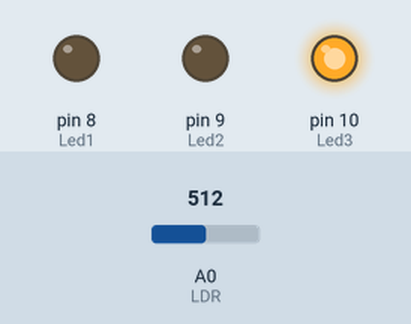
Recording of a sketch running on a simulated Arduino Uno, built with avr-gcc and run on an emulated ATmega328P. Shown: output pins drawn as LEDs (lit = HIGH). The inputs (shaded band) are chosen by the test bench; at power-on: A0 (LDR) = 512.

Above: at 1.6 s.
1.7 s: A0 (LDR) set to 536
3.6 s: A0 (LDR) set to 565
At 5.2 s:
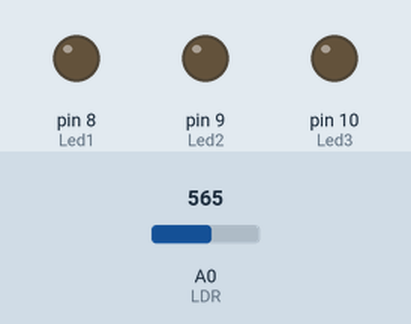
5.5 s: A0 (LDR) set to 440
At 6.5 s:
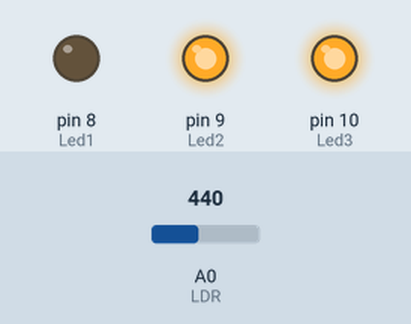
7.1 s: A0 (LDR) set to 359
8.6 s: A0 (LDR) set to 335
At 10.0 s:
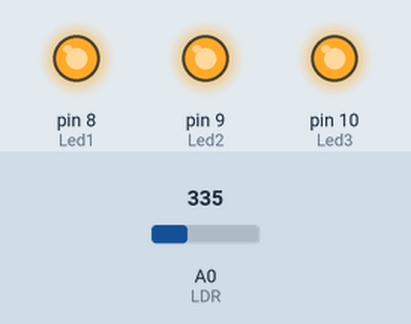
10.3 s: A0 (LDR) set to 360
At 11.4 s:
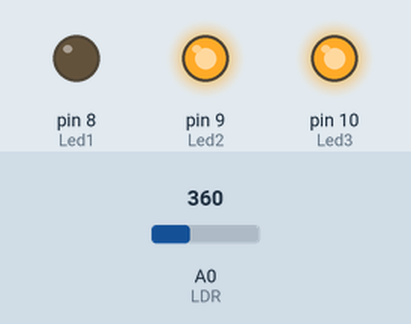
Timing chart, 0 to 12.9 s (numbered marks = the images above; inputs shaded):
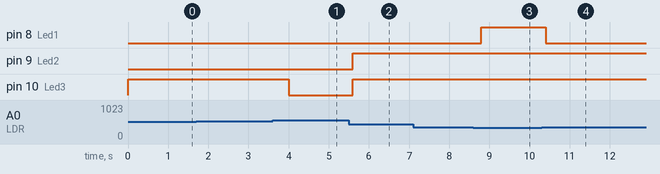

Measured:
- the behaviour switches between 550 and 551 on A0 (LDR) (found by bisection; images 0 and 1)
- the behaviour switches between 351 and 350 on A0 (LDR) (found by bisection; images 2 and 3)
- after the input at 3.6 s, pin 10 (Led3): HIGH → LOW after 0.40 s
- after the input at 5.5 s, pin 9 (Led2), pin 10 (Led3): LOW → HIGH after 0.10 s
- after the input at 8.6 s, pin 8 (Led1): LOW → HIGH after 0.20 s
- after the input at 10.3 s, pin 8 (Led1): HIGH → LOW after 0.10 s

The sketch:

SensorLDR.ino
```cpp
int Led1 = 8;
int Led2 = 9;
int Led3 = 10;
int LDR = A0;
int Val = 0;

void setup()
{
  pinMode(Led1, OUTPUT);
  pinMode(Led2, OUTPUT);
  pinMode(Led3, OUTPUT);

  Serial.begin(9600);
}

void loop()
{
  digitalWrite(Led1, HIGH);
  digitalWrite(Led2, HIGH);
  digitalWrite(Led3, HIGH);

  Val= analogRead(LDR);

  if(Val > 350)
  {
    digitalWrite(Led1, LOW);
  }
  if(Val > 450)
  {
    digitalWrite(Led2, LOW);
  }
  if(Val > 550)
  {
    digitalWrite(Led3, LOW);
  }
  delay(800);
}
```
